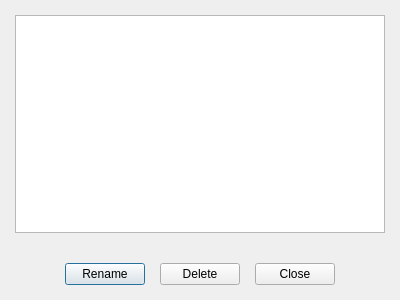
<?xml version="1.0" encoding="UTF-8"?>
<ui version="4.0">
 <class>ScheduleEntryRegistryDialog</class>
 <widget class="QDialog" name="ScheduleEntryRegistryDialog">
  <property name="geometry">
   <rect>
    <x>0</x>
    <y>0</y>
    <width>400</width>
    <height>300</height>
   </rect>
  </property>
  <property name="windowTitle">
   <string>Dialog</string>
  </property>
  <layout class="QVBoxLayout" name="verticalLayout">
   <property name="spacing">
    <number>15</number>
   </property>
   <property name="leftMargin">
    <number>15</number>
   </property>
   <property name="topMargin">
    <number>15</number>
   </property>
   <property name="rightMargin">
    <number>15</number>
   </property>
   <property name="bottomMargin">
    <number>15</number>
   </property>
   <item>
    <widget class="QListView" name="scheduleEntryList"/>
   </item>
   <item>
    <layout class="QHBoxLayout" name="horizontalLayout">
     <property name="spacing">
      <number>15</number>
     </property>
     <property name="topMargin">
      <number>15</number>
     </property>
     <item>
      <spacer name="horizontalSpacer">
       <property name="orientation">
        <enum>Qt::Orientation::Horizontal</enum>
       </property>
       <property name="sizeHint" stdset="0">
        <size>
         <width>40</width>
         <height>20</height>
        </size>
       </property>
      </spacer>
     </item>
     <item>
      <widget class="QPushButton" name="renameButton">
       <property name="text">
        <string>Rename</string>
       </property>
      </widget>
     </item>
     <item>
      <widget class="QPushButton" name="deleteButton">
       <property name="text">
        <string>Delete</string>
       </property>
      </widget>
     </item>
     <item>
      <widget class="QPushButton" name="closeButton">
       <property name="text">
        <string>Close</string>
       </property>
      </widget>
     </item>
     <item>
      <spacer name="horizontalSpacer_2">
       <property name="orientation">
        <enum>Qt::Orientation::Horizontal</enum>
       </property>
       <property name="sizeHint" stdset="0">
        <size>
         <width>40</width>
         <height>20</height>
        </size>
       </property>
      </spacer>
     </item>
    </layout>
   </item>
  </layout>
 </widget>
 <resources/>
 <connections/>
</ui>
